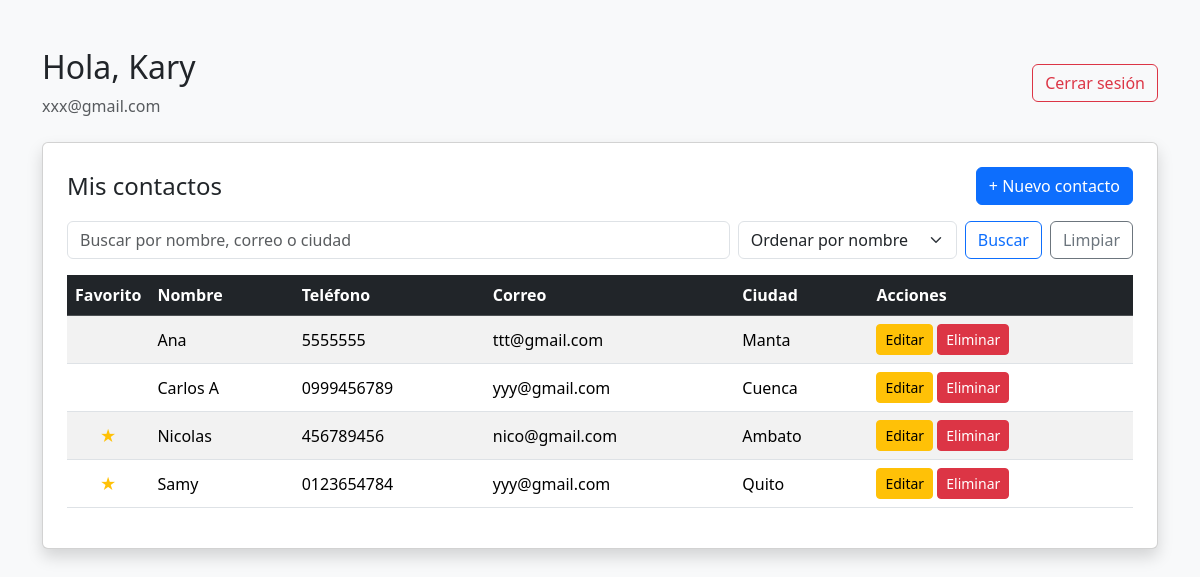
/panel.php (signed in), run on the app's committed database.
### tables this page shows
CREATE TABLE `contactos` (
  `id` int(11) NOT NULL,
  `id_usuario` int(11) NOT NULL,
  `nombre` varchar(100) NOT NULL,
  `telefono` varchar(20) NOT NULL,
  `correo` varchar(100) DEFAULT NULL,
  `ciudad` varchar(100) DEFAULT NULL,
  `fecha_creacion` datetime DEFAULT current_timestamp(),
  `favorito` tinyint(1) NOT NULL DEFAULT 0
);

### funciones.php (called while the page is built, shortened)
<?php
function escape_html($valor) {
    return htmlspecialchars($valor ?? '', ENT_QUOTES, 'UTF-8');
}

### panel.php (the view, shortened to what this page needs)
<?php
require_once("conexion.php");
require_once("funciones.php");
$id_usuario = $_SESSION['id_usuario'];
$buscar = trim($_GET['buscar'] ?? '');
$orden_fecha = $_GET['orden_fecha'] ?? 'nombre';
$ordenes_permitidos = [
    'nombre' => 'nombre ASC',
    'ciudad' => 'ciudad ASC, nombre ASC',
    'fecha' => 'fecha_creacion DESC',
    'favoritos' => 'nombre ASC',
];
$sql = "SELECT id, nombre, telefono, correo, ciudad, favorito FROM contactos WHERE id_usuario = ?";
$sql .= " ORDER BY " . $ordenes_permitidos[$orden_fecha];
$stmt = $conexion->prepare($sql);
if ($buscar !== '') {
    $bus_contacto = "%{$buscar}%";
    $stmt->bind_param("isss", $id_usuario, $bus_contacto, $bus_contacto, $bus_contacto);
} else {
    $stmt->bind_param("i", $id_usuario);
}
$stmt->execute();
$contactos = $stmt->get_result();
?>
<!DOCTYPE html>
<html lang="es">
<head>
    <link href="css/estilos.css" rel="stylesheet">
</head>
<body class="bg-light">
    <div class="container mt-5">
        <div class="d-flex justify-content-between align-items-center mb-4">
            <div>
                <h2>Hola, <?= escape_html($_SESSION['nombre']) ?></h2>
                <p class="text-muted mb-0"><?= escape_html($_SESSION['correo']) ?></p>
            </div>
            <a href="logout.php" class="btn btn-outline-danger">Cerrar sesión</a>
        </div>
        <div class="card shadow p-4">
            <div class="d-flex justify-content-between align-items-center mb-3">
                <h4 class="mb-0">Mis contactos</h4>
                <a href="nuevo_contacto.php" class="btn btn-primary">+ Nuevo contacto</a>
            </div>
            <form method="GET" action="panel.php" class="d-flex gap-2 mb-3">
                <input type="text" name="buscar" class="form-control" placeholder="Buscar por nombre, correo o ciudad"
                    value="<?= escape_html($buscar) ?>">
                <select name="orden_fecha" class="form-select w-auto" onchange="this.form.submit()">
                    <option value="nombre" <?= $orden_fecha === 'nombre' ? 'selected' : '' ?>>Ordenar por nombre</option>
                </select>
                <button type="submit" class="btn btn-outline-primary">Buscar</button>
                <a href="panel.php" class="btn btn-outline-secondary">Limpiar</a>
            </form>
            <?php if ($contactos->num_rows > 0): ?>
                <div class="table-responsive">
                    <table class="table table-striped table-hover align-middle">
                        <thead class="table-dark">
                            <tr>
                                <th class="text-center text-nowrap" style="width: 1%;">Favorito</th>
                                <th>Nombre</th>
                                <th>Teléfono</th>
                                <th>Correo</th>
                                <th>Ciudad</th>
                                <th>Acciones</th>
                            </tr>
                        </thead>
                        <tbody>
                            <?php while ($fila = $contactos->fetch_assoc()): ?>
                                <tr>
                                    <td class="text-center" style="width: 1%;"><?php if ($fila['favorito'] == 1): ?>
                                            <span class="text-warning">★</span>
                                        <?php endif; ?>
                                    </td>
                                    <td><?= escape_html($fila['nombre']) ?></td>
                                    <td><?= escape_html($fila['telefono']) ?></td>
                                    <td><?= escape_html($fila['correo']) ?></td>
                                    <td><?= escape_html($fila['ciudad']) ?></td>
                                    <td>
                                        <a href="editar_contacto.php?id=<?= (int) $fila['id'] ?>"
                                            class="btn btn-sm btn-warning">Editar</a>
                                        <form method="POST" action="borrar_contacto.php" class="d-inline"
                                            onsubmit="return confirm('¿Seguro que desea eliminar este contacto?');">
                                            <button type="submit" class="btn btn-sm btn-danger">Eliminar</button>
                                        </form>
                                    </td>
                                </tr>
                            <?php endwhile; ?>
                        </tbody>
                    </table>
                </div>
            <?php endif; ?>
        </div>
    </div>
</body>
</html>

### data on the page
contactos: nombre "Ana", telefono "5555555", correo "ttt@gmail.com", ciudad "Manta"
contactos: nombre "Carlos A", telefono "0999456789", correo "yyy@gmail.com", ciudad "Cuenca"
contactos: nombre "Nicolas", telefono "456789456", correo "nico@gmail.com", ciudad "Ambato"
contactos: nombre "Samy", telefono "0123654784", correo "yyy@gmail.com", ciudad "Quito"

### other printed values
escape_html($_SESSION['nombre']) "Kary"
escape_html($_SESSION['correo']) "xxx@gmail.com"
